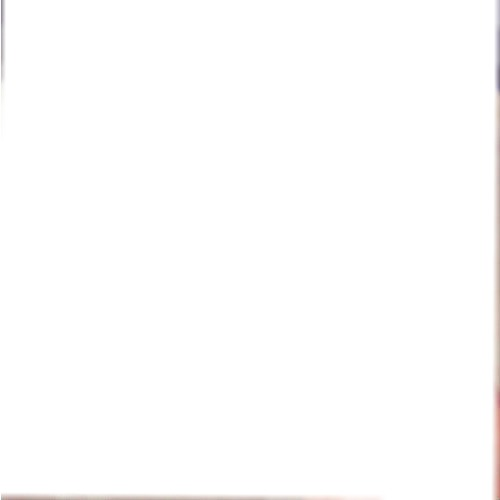
#> input picture blanco.jpg, 500 x 500 px
$ python 'Taller 4.py'
#> lines starting #> are read from the running program, lines starting #| are printed output that depends on the picture
import numpy as np
import matplotlib.pyplot as plt
from skimage import io

plt.rcParams['image.cmap']='gray'

# Punto 1
plt.figure("Capa colores")

def colores(recorrido,CantRojo,CantVerde,CantAzul,pos):
#> called with recorrido = 'blanco.jpg', CantRojo = 0, CantVerde = 1, CantAzul = 1, pos = 1
    imagenRGB=io.imread(recorrido)/255
    imagenNueva=np.copy(imagenRGB)
    imagenNueva[:,:,0]=CantRojo
    imagenNueva[:,:,1]=CantVerde
    imagenNueva[:,:,2]=CantAzul
    plt.subplot(3,3,pos)
    plt.imshow(imagenNueva)
    return imagenNueva


colores("blanco.jpg", 0 , 1, 1, 1)
colores("blanco.jpg", 1, 1, 1, 2)
#> in colores (call 2), `imagenNueva[:,:,2]=CantAzul`: imagenNueva: shape (500, 500, 3) float64; every value is 1
colores("blanco.jpg", 1, 0, 0, 3)
colores("blanco.jpg", 1, 0, 1, 4)
#> call 4 of colores, with recorrido = 'blanco.jpg', CantRojo = 1, CantVerde = 0, CantAzul = 1, pos = 4
#> in colores (call 4), `imagenNueva[:,:,2]=CantAzul`:
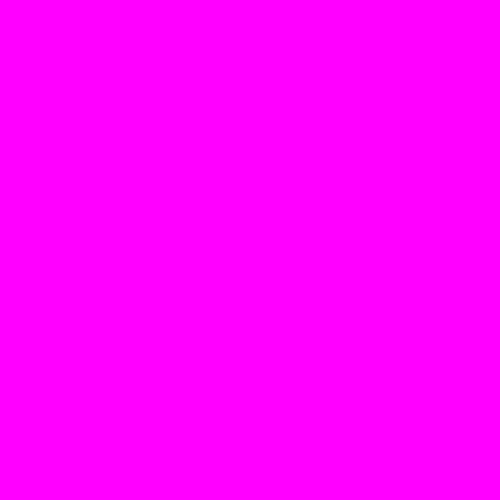
#> imagenNueva: shape (500, 500, 3) float64; mean R, G, B 1, 0, 1
colores("blanco.jpg", 0.5, 0.5, 0.5, 5)
#> in colores (call 5), `imagenNueva[:,:,2]=CantAzul`: imagenNueva: shape (500, 500, 3) float64; every value is 0.5
colores("blanco.jpg", 0, 1, 0, 6)
colores("blanco.jpg", 1, 1, 0, 7)
colores("blanco.jpg", 0, 0, 0, 8)
#> in colores (call 8), `imagenNueva[:,:,2]=CantAzul`: imagenNueva: shape (500, 500, 3) float64; every value is 0
colores("blanco.jpg", 0, 0, 1, 9)
#> in colores (call 9), `imagenNueva[:,:,2]=CantAzul`:
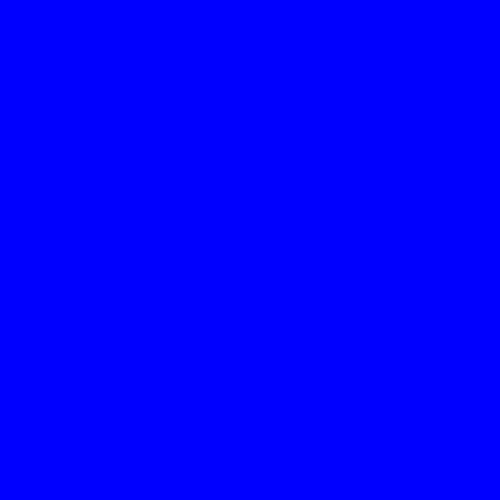
#> imagenNueva: shape (500, 500, 3) float64; mean R, G, B 0, 0, 1

# Punto 2
ImgNegra=np.zeros((20,30))
#> ImgNegra: shape (20, 30) float64; every value is 0
Imgdegrada=ImgNegra
multiplicativo=0.1 #d
recorrido=0
ContadorTono=1
while(recorrido<30):
    Imgdegrada[12:,recorrido]=multiplicativo
    recorrido+=1
    ContadorTono+=1
    if ContadorTono==5:
        multiplicativo+=0.1
        ContadorTono=1

plt.figure()
plt.imshow(Imgdegrada)


# Punto 3
imagen=io.imread("pereira.jpg")/255.0
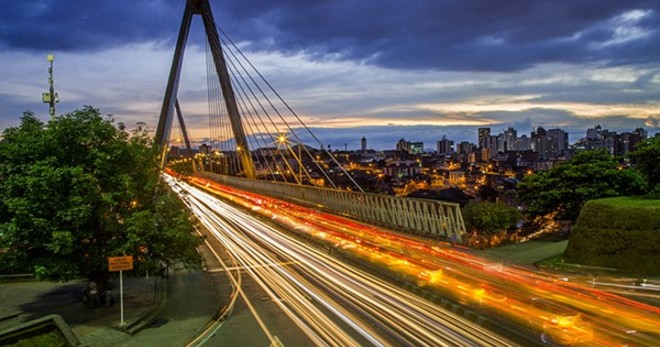
#> input picture pereira.jpg, 660 x 347 px
imagenNegativo=np.copy(imagen)

def invierte(imagen):
    return 1-imagen

plt.figure("Negativo")
plt.subplot(2,2,1)
plt.imshow(imagen)
plt.subplot(2,2,2)
plt.imshow(invierte(imagenNegativo))
plt.show()


# Punto 4
ImagenRGB = io.imread("pereira.jpg")/255

print("Tamaño de la imagen",ImagenRGB.shape)
#| Tamaño de la imagen (347, 660, 3)

ImagenOriginal = np.copy(ImagenRGB)
plt.title("Original")
plt.imshow(ImagenOriginal)
plt.show()

ImagenRed = np.copy(ImagenRGB)
ImagenRed[:,:,1]=0
ImagenRed[:,:,2]=0
plt.title("Capa Roja")
plt.imshow(ImagenRed)
plt.show()

# Punto 5
ImagenGreen = np.copy(ImagenRGB)
ImagenGreen[:,:,0]=0
ImagenGreen[:,:,2]=0
plt.title("Capa Verde")
plt.imshow(ImagenGreen)
plt.show()

# Punto 6
ImagenBlue = np.copy(ImagenRGB)
ImagenBlue[:,:,0]=0
ImagenBlue[:,:,1]=0
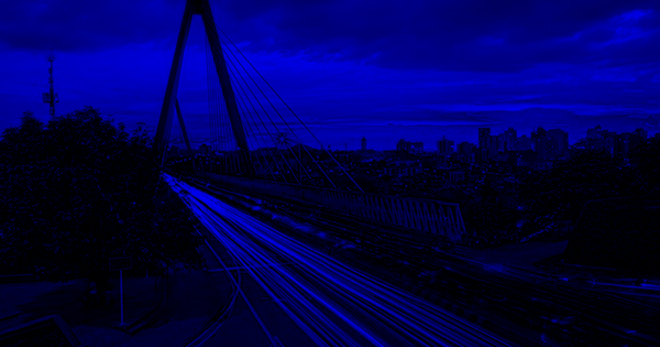
#> ImagenBlue: shape (347, 660, 3) float64; mean R, G, B 0, 0, 0.316
plt.title("Capa Azul")
plt.imshow(ImagenBlue)
plt.show()

# Punto 7
ImagenMagenta = np.copy(ImagenRGB)
ImagenMagenta[:,:,0]=1
ImagenMagenta[:,:,2]=1
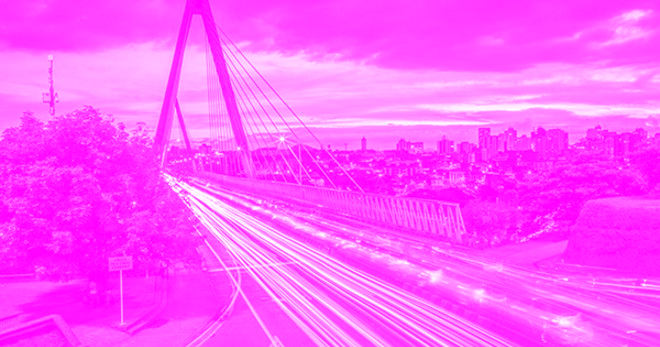
#> ImagenMagenta: shape (347, 660, 3) float64; mean R, G, B 1, 0.353, 1
plt.title("Capa Magenta")
plt.imshow(ImagenMagenta)
plt.show()

# Punto 8
ImagenCyan = np.copy(ImagenRGB)
ImagenCyan[:,:,1]=1
ImagenCyan[:,:,2]=1
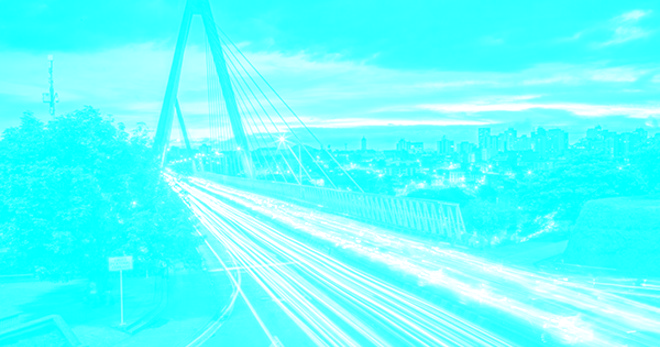
#> ImagenCyan: shape (347, 660, 3) float64; mean R, G, B 0.385, 1, 1
plt.title("Capa Cyan")
plt.imshow(ImagenCyan)
plt.show()

# Punto 9
ImagenYellow= np.copy(ImagenRGB)
ImagenYellow[:,:,2]=0
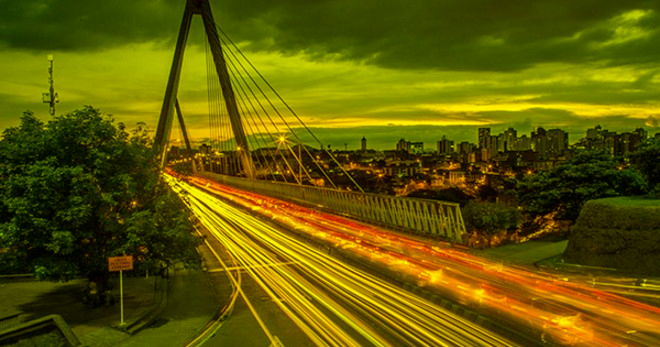
#> ImagenYellow: shape (347, 660, 3) float64; mean R, G, B 0.385, 0.353, 0
plt.title("Capa Amarilla")
plt.imshow(ImagenYellow)
plt.show()

# Punto 10
plt.figure("Figura RGB")

ImagenOriginal = np.copy(ImagenRGB)
plt.subplot(2,2,1)
plt.title("Original")
plt.imshow(ImagenOriginal)

ImagenRed = np.copy(ImagenRGB)
ImagenRed[:,:,1]=0
ImagenRed[:,:,2]=0
plt.subplot(2,2,2)
plt.title("Capa Roja")
plt.imshow(ImagenRed)

ImagenGreen = np.copy(ImagenRGB)
ImagenGreen[:,:,0]=0
ImagenGreen[:,:,2]=0
plt.subplot(2,2,3)
plt.title("Capa Verde")
plt.imshow(ImagenGreen)

ImagenBlue = np.copy(ImagenRGB)
ImagenBlue[:,:,0]=0
ImagenBlue[:,:,1]=0
plt.subplot(2,2,4)
plt.title("Capa Azul")
plt.imshow(ImagenBlue)
plt.show()


# Punto 11
plt.figure()

imagenA=np.copy(imagen)
#> (the run stopped early here; a loop or call above may not have finished)
